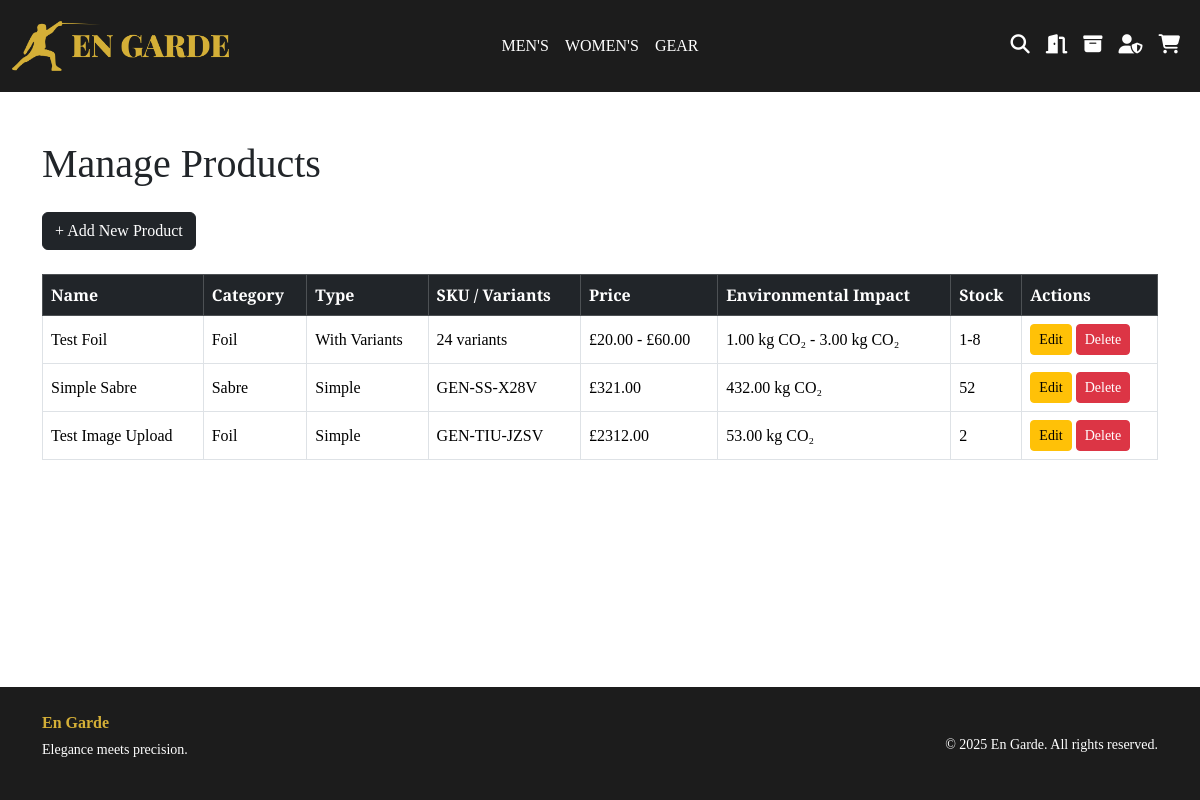
Page /admin/products (signed in) on the earlier database version.
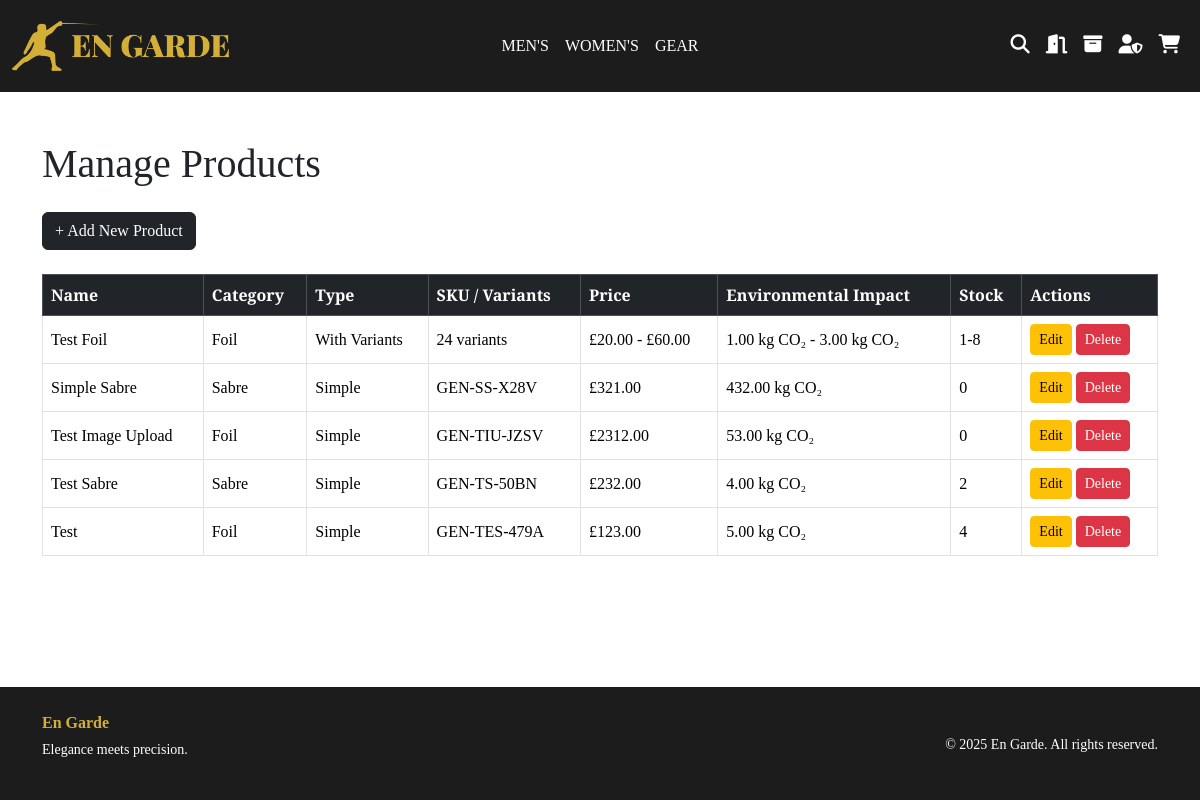
Same page on the later database version.
### website/models.py (models this page shows)
class Product(db.Model):
    __tablename__ = 'products'
    id = db.Column(db.Integer, primary_key=True)
    category_id = db.Column(db.Integer, db.ForeignKey('categories.id'))
    name = db.Column(db.String(255), nullable=False)
    description = db.Column(db.Text)
    price = db.Column(db.Float, nullable=True)
    sku = db.Column(db.String(50), unique=True, nullable=True)
    environmental_impact = db.Column(db.Float, nullable=True)
    stock = db.Column(db.Integer, nullable=True)
    image_filename = db.Column(db.String(255))
    is_variant_parent = db.Column(db.Boolean, default=False)
    options = db.relationship(
        'VariantOption', backref='product', cascade="all, delete")
    variants = db.relationship(
        'ProductVariant', backref='product', cascade="all, delete")

class Category(db.Model):
    __tablename__ = 'categories'
    id = db.Column(db.Integer, primary_key=True)
    parent_id = db.Column(db.Integer, db.ForeignKey('categories.id'), nullable=True)
    name = db.Column(db.String(100), unique=True, nullable=False)
    slug = db.Column(db.String(100), unique=True, nullable=False)
    parent = db.relationship('Category', backref='children', remote_side=[id] )
    products = db.relationship('Product', backref='category', lazy=True)

### website/admin.py (the view)
@admin.route('/admin/products', endpoint='products')
@admin_required
def list_products():
    products = Product.query.all()
    return render_template('admin/admin_products.html', products=products)

### website/admin.py (called while the page is built)
def admin_required(f):
    @wraps(f)
    def decorated_function(*args, **kwargs):
        if not current_user.is_authenticated or not current_user.is_admin:
            abort(403)
        return f(*args, **kwargs)
    return decorated_function

### website/templates/admin/admin_products.html (shortened to what this page needs)
{% extends 'base.html' %}
{% block content %}
<div class="container py-5">
  <h1 class="mb-4">Manage Products</h1>
  <div class="mb-4">
    <a href="{{ url_for('admin.wizard_step1') }}" class="btn btn-dark">+ Add New Product</a>
  </div>
  <table class="table table-bordered table-hover align-middle">
    <thead class="table-dark">
      <tr>
        <th>Name</th>
        <th>Category</th>
        <th>Type</th>
        <th>SKU / Variants</th>
        <th>Price</th>
        <th>Environmental Impact</th>
        <th>Stock</th>
        <th>Actions</th>
      </tr>
    </thead>
    <tbody>
      {% for item in products %}
        <tr>
          <td>{{ item.name }}</td>
          <td>{{ item.category.name if item.category else '—' }}</td>
          <td>{{ 'With Variants' if item.is_variant_parent else 'Simple' }}</td>
          {% if not item.is_variant_parent %}
            <td>{{ item.sku }}</td>
            <td>£{{ '%.2f'|format(item.price) }}</td>
            <td>{{ '%.2f'|format(item.environmental_impact) }} kg CO₂</td>
            <td>{{ item.stock }}</td>
          {% else %}
            {% set variant_list = item.variants|list %}
            {% if variant_list|length > 0 %}
              {% set prices = variant_list|map(attribute='price')|list %}
              {% set impacts = variant_list|map(attribute='environmental_impact')|list %}
              {% set stocks = variant_list|map(attribute='stock')|list %}
              <td>{{ item.variants | length }} variants</td>
              <td>
                £{{ '%.2f'|format(prices|min) }} - £{{ '%.2f'|format(prices|max)}}
              </td>
              <td>
                {{  '%.2f'|format(impacts|min) }} kg CO₂ - {{  '%.2f'|format(impacts|max) }} kg CO₂
              </td>
              <td>
                {{ stocks|min }}-{{ stocks|max }}
              </td>
            {% endif %}
          {% endif %}
          <td>
            {% if item.is_variant_parent %}
              <a href="{{ url_for('admin.edit_variant_product', id=item.id) }}" class="btn btn-sm btn-warning">Edit</a>
            {% else %}
              <a href="{{ url_for('admin.edit_simple_product', id=item.id) }}" class="btn btn-sm btn-warning">Edit</a>
            {% endif %}
            <a href="{{ url_for('admin.delete_product', product_id=item.id) }}"
               class="btn btn-sm btn-danger"
               onclick="return confirm('Delete this product and all associated data?');">
               Delete
            </a>
          </td>
        </tr>
      {% endfor %}
    </tbody>
  </table>
</div>
{% endblock %}

Differences in the rows shown:
changed Product "Simple Sabre": stock "52" → "0"
changed Product "Test Image Upload": stock "2" → "0"
added Product: name "Test Sabre", category "Sabre", is_variant_parent "Simple", sku "GEN-TS-50BN", price "232.00", environmental_impact "4.00", stock "2"
added Product: name "Test", category "Foil", is_variant_parent "Simple", sku "GEN-TES-479A", price "123.00", environmental_impact "5.00", stock "4"
